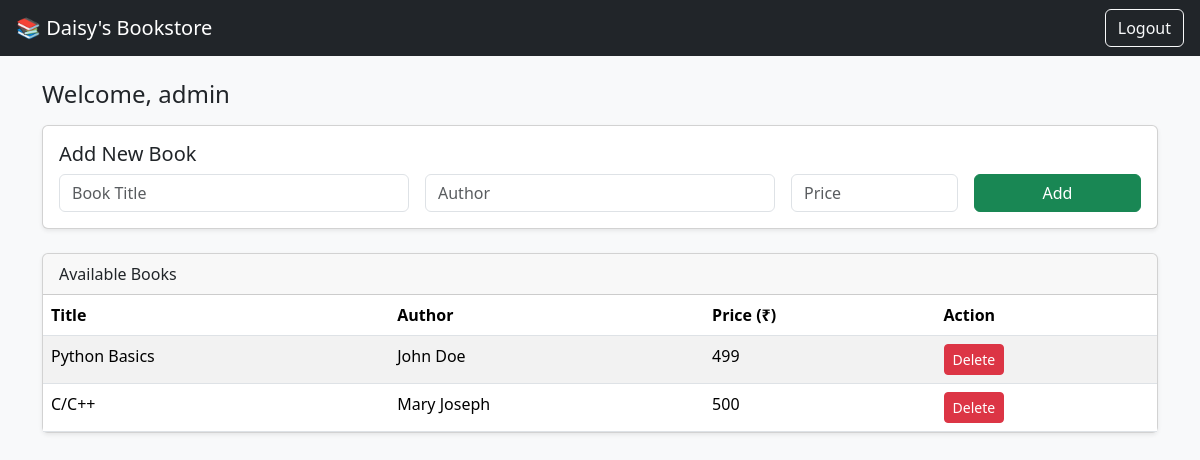
Before: /home (signed in) with the older database file.
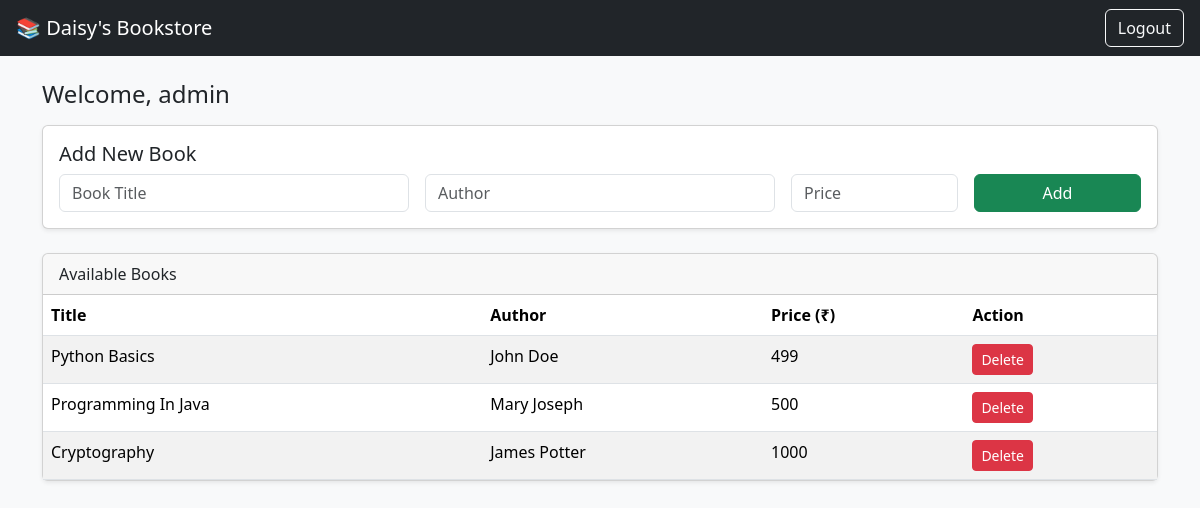
After: the same page with the newer database file.
### tables this page shows
CREATE TABLE books (
    id INTEGER PRIMARY KEY AUTOINCREMENT,
    title TEXT,
    author TEXT,
    price INTEGER
);

### app.py (the view)
@app.route("/home")
def home():
    if "user" in session:
        conn = get_db_connection()
        books = conn.execute("SELECT * FROM books").fetchall()
        conn.close()
        return render_template("home.html", user=session["user"], books=books)
    return redirect("/")

### app.py (called while the page is built)
def get_db_connection():
    conn = sqlite3.connect("users.db")
    conn.row_factory = sqlite3.Row
    return conn

### templates/home.html (shortened to what this page needs)
<!DOCTYPE html>
<html>
<head>
    <link href="https://cdn.jsdelivr.net/npm/bootstrap@5.3.2/dist/css/bootstrap.min.css" rel="stylesheet">
</head>
<body class="bg-light">
<nav class="navbar navbar-dark bg-dark px-3">
    <span class="navbar-brand">📚 Daisy's Bookstore</span>
    <a href="/logout" class="btn btn-outline-light">Logout</a>
</nav>
<div class="container mt-4">
    <h4>Welcome, {{ user }}</h4>
    <div class="card p-3 mt-3 shadow-sm">
        <h5>Add New Book</h5>
        <form method="POST" action="/add_book" class="row g-3">
            <div class="col-md-4">
                <input type="text" name="title" class="form-control" placeholder="Book Title" required>
            </div>
            <div class="col-md-4">
                <input type="text" name="author" class="form-control" placeholder="Author" required>
            </div>
            <div class="col-md-2">
                <input type="number" name="price" class="form-control" placeholder="Price" required>
            </div>
            <div class="col-md-2">
                <button class="btn btn-success w-100">Add</button>
            </div>
        </form>
    </div>
    <div class="card mt-4 shadow-sm">
        <div class="card-header">Available Books</div>
        <table class="table table-striped mb-0">
            <thead>
                <tr>
                    <th>Title</th>
                    <th>Author</th>
                    <th>Price (₹)</th>
                    <th>Action</th>
                </tr>
            </thead>
            <tbody>
                {% for book in books %}
                <tr>
                    <td>{{ book.title }}</td>
                    <td>{{ book.author }}</td>
                    <td>{{ book.price }}</td>
                    <td>
                        <a href="/delete_book/{{ book.id }}" class="btn btn-danger btn-sm">Delete</a>
                    </td>
                </tr>
                {% endfor %}
            </tbody>
        </table>
    </div>
</div>
</body>
</html>

Changed rows visible on the page:
changed books "Mary Joseph": title "C/C++" → "Programming In Java"
added books: title "Cryptography", author "James Potter", price "1000"
